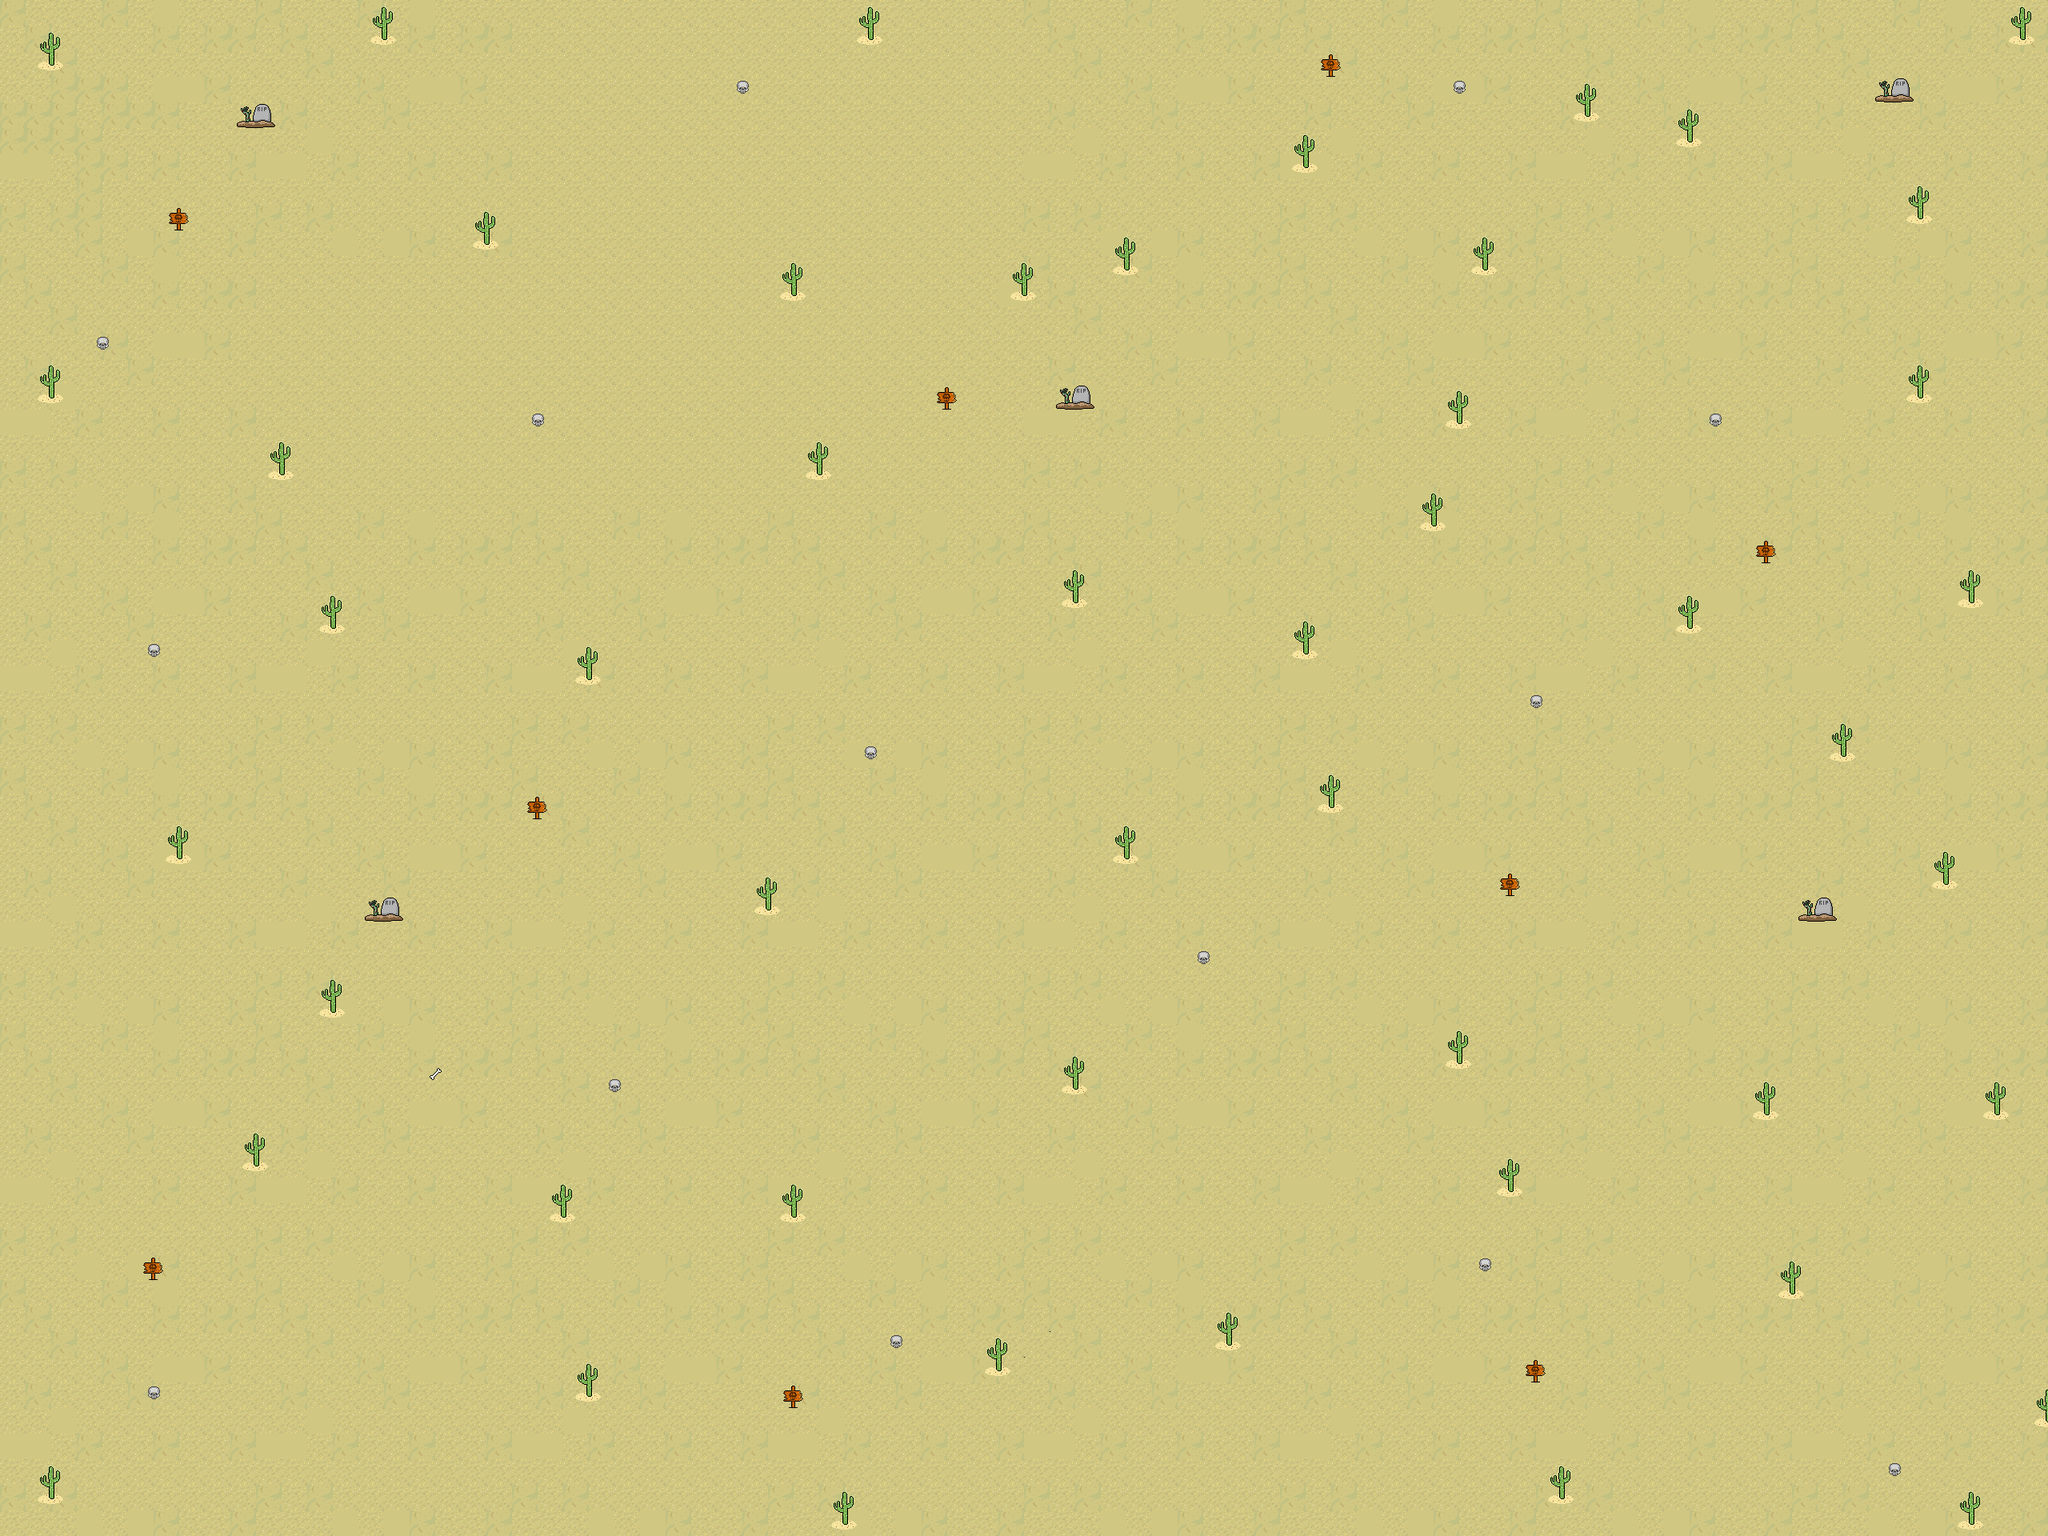

Rendered tile map (Tiled .tmx) drawn with the repository's tilesets; below, a short description and the map source with its tile grids summarised:
An orthogonal 80x60 tile map with 32x32 px tiles, 2 tile layers (ground, Structures), 10 tilesets.

<map version="1.10" tiledversion="1.10.2" orientation="orthogonal" renderorder="right-down" width="80" height="60" tilewidth="32" tileheight="32" infinite="0" nextlayerid="4" nextobjectid="1">
 <tileset firstgid="1" source="../tsx/3.tsx" />
 <tileset firstgid="2" source="../tsx/pixil-frame-0.tsx" />
 <tileset firstgid="6" source="../tsx/5.tsx" />
 <tileset firstgid="7" source="../tsx/pixil-frame-0 (5).tsx" />
 <tileset firstgid="11" source="../tsx/pixil-frame-0 (4).tsx" />
 <tileset firstgid="15" source="../tsx/1.tsx" />
 <tileset firstgid="16" source="../tsx/2.tsx" />
 <tileset firstgid="17" source="../tsx/pixil-frame-0 (1).tsx" />
 <tileset firstgid="21" source="../tsx/pixil-frame-0 (2).tsx" />
 <tileset firstgid="25" source="../tsx/pixil-frame-0 (3).tsx" />
 <layer id="1" name="ground" width="80" height="60">
  <data>[4800 cells, 4800 non-empty, 3 distinct tile ids]</data>
 </layer>
 <layer id="3" name="Structures" width="80" height="60">
  <data>[4800 cells, 256 non-empty, 14 distinct tile ids]</data>
 </layer>
</map>
